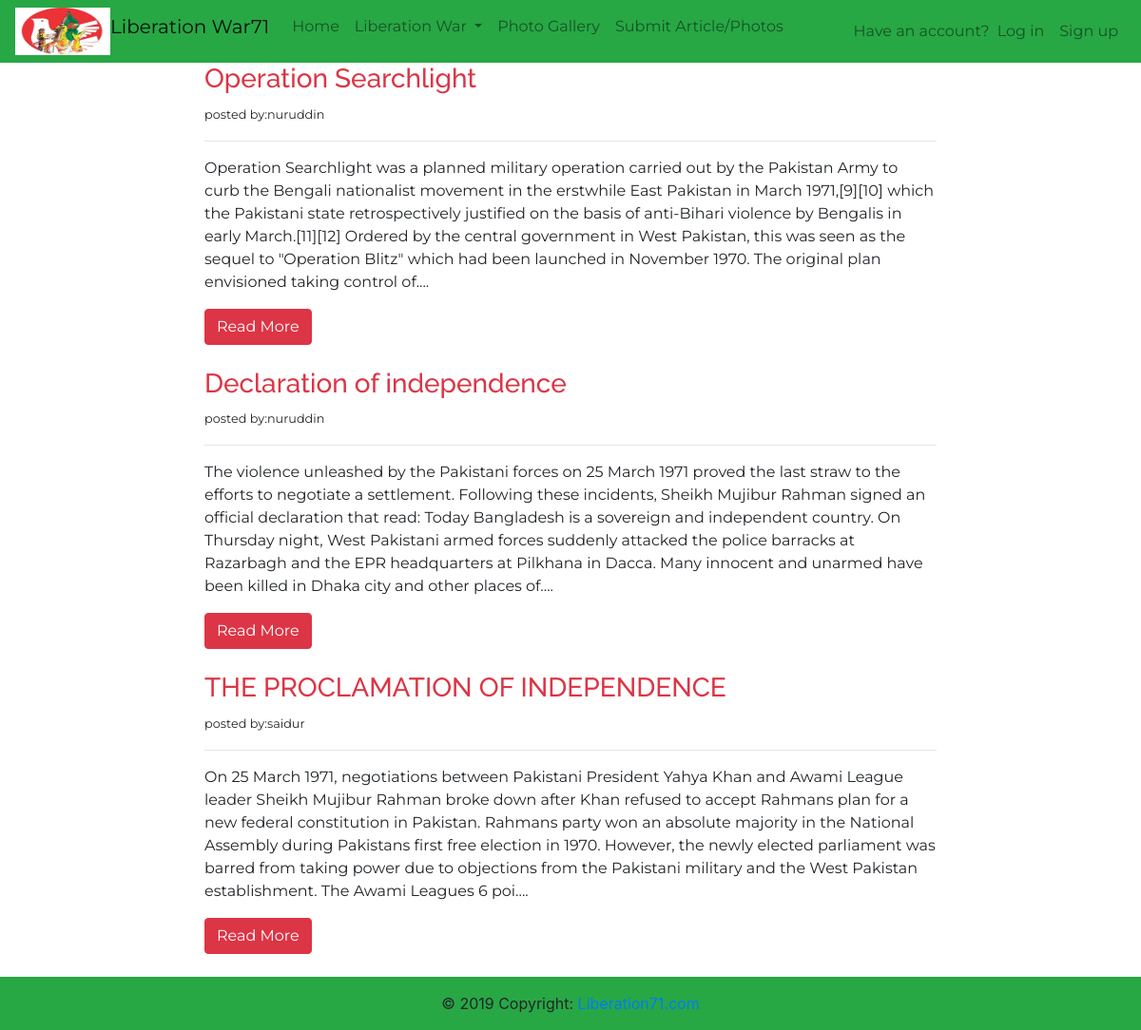
/march_june.php, run on the app's committed database.
### tables this page shows
CREATE TABLE IF NOT EXISTS `articles` (
  `article_id` int(11) NOT NULL AUTO_INCREMENT,
  `title` varchar(100) NOT NULL,
  `section_name`  varchar(50) NOT NULL,
  `description` text,
  `user_id` int(11) NOT NULL,
  `approve_status` BOOLEAN,
  `view_count` int NOT NULL,
    PRIMARY KEY (`article_id`),
    FOREIGN KEY (`user_id`)
    REFERENCES users(`user_id`)
);

CREATE TABLE IF NOT EXISTS `users` (
  `user_id` int(11) NOT NULL AUTO_INCREMENT,
  `name` varchar(25) NOT NULL,
  `email` varchar(50) NOT NULL,
  `password` varchar(50) NOT NULL,
  `gender` varchar(10) NOT NULL,
  PRIMARY KEY (`user_id`)
);

### database.php (called while the page is built, shortened)
<?php
class DB_con
{
	public $conn;
	function __construct()
	{
		$this->conn = mysqli_connect(DB_SERVER,DB_USER,DB_PASS,DB_NAME) or die('localhost connection problem'.mysqli_connect_error());
	}
		public function get_article_by_section_name($section_name)
		{
			$sql = "SELECT article_id,title,section_name,description,name FROM users,articles WHERE users.user_id=articles.user_id AND section_name='$section_name'";
			$res = mysqli_query($this->conn, $sql);
			return $res;
		}
}
?>

### march_june.php (the view, shortened to what this page needs)
<?php
        include_once 'navbar.php';
?>
 <div class="container-fluid">
        <?php
            include_once 'database.php';
            $con = new DB_con();
            $section_name="march_june";
            $result=$con->get_article_by_section_name($section_name);
            while($row=mysqli_fetch_array($result)){
        ?>
        <div class="row">
            <div class="col-xl-2"></div>
            <div class="col-xl" style="font-family: 'Montserrat', sans-serif;">
                <h3 class="text-danger" style="font-family: 'Raleway', sans-serif;"><?php echo $row['title'] ?></h3>
                <small>posted by:<?php echo $row['name'] ?></small>
                <hr>
                <p><?php echo substr($row['description'],0,500);?>....</p>
                <?php echo "<a href='display_article.php?article_id=$row[0]' class='btn btn-danger'>Read More</a>"; ?><br><br>
            </div>
            <div class="col-xl-2"></div>
        </div>
            <?php }?>
    </div>
<?php
        include_once 'footer.php';
    ?>

### data on the page
articles: title "Operation Searchlight", user.name "nuruddin", description "Operation Searchlight was a planned military operation carried out by the Pakistan Army to curb the Bengali nationalist movement in the erstwhile East Pakistan in March 1971,[9][10] which the Pakistani state retrospectively justified on the basis of anti-Bihari violence by Bengalis in early March.[11][12] Ordered by the central government in West Pakistan, this was seen as the sequel to \"Operation Blitz\" which had been launched in November 1970. The original plan envisioned taking control of"
articles: title "Declaration of independence", user.name "nuruddin", description "The violence unleashed by the Pakistani forces on 25 March 1971 proved the last straw to the efforts to negotiate a settlement. Following these incidents, Sheikh Mujibur Rahman signed an official declaration that read: Today Bangladesh is a sovereign and independent country. On Thursday night, West Pakistani armed forces suddenly attacked the police barracks at Razarbagh and the EPR headquarters at Pilkhana in Dacca. Many innocent and unarmed have been killed in Dhaka city and other places of"
articles: title "THE PROCLAMATION OF INDEPENDENCE", user.name "saidur", description "On 25 March 1971, negotiations between Pakistani President Yahya Khan and Awami League leader Sheikh Mujibur Rahman broke down after Khan refused to accept Rahmans plan for a new federal constitution in Pakistan. Rahmans party won an absolute majority in the National Assembly during Pakistans first free election in 1970. However, the newly elected parliament was barred from taking power due to objections from the Pakistani military and the West Pakistan establishment. The Awami Leagues 6 poi"
